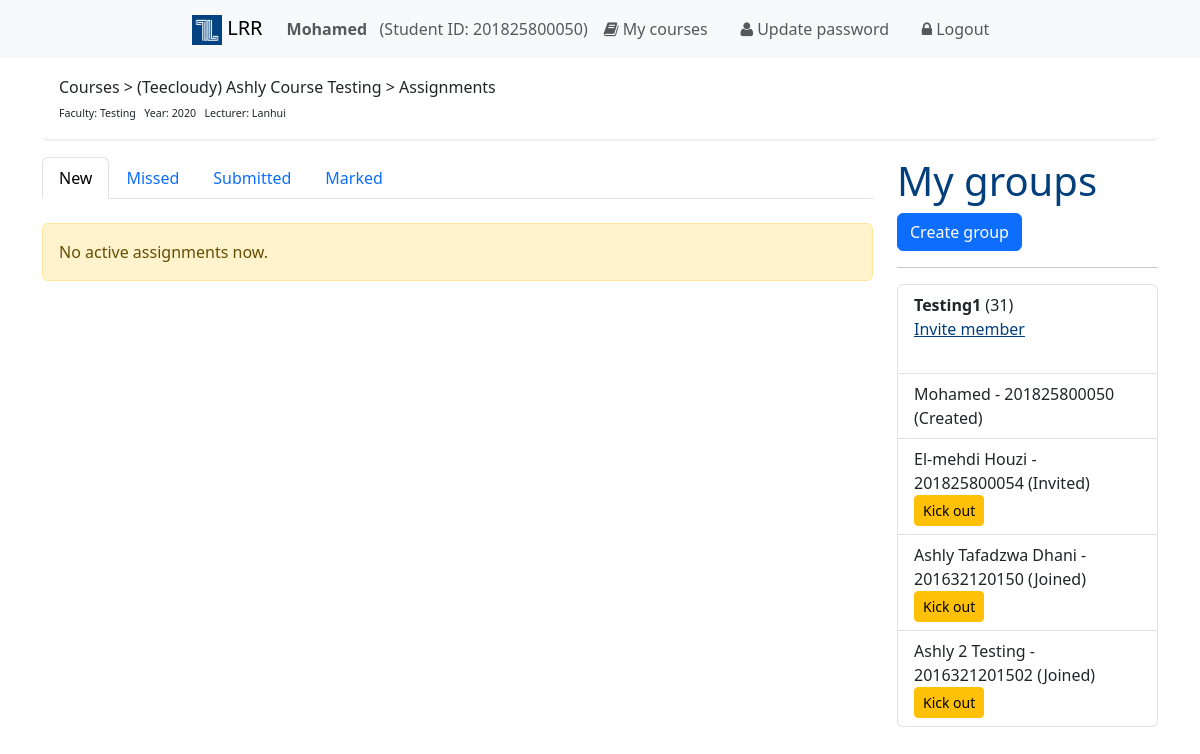
Page /Course.php?url=Teecloudy2020 (signed in) on the committed database.
### tables this page shows
CREATE TABLE `courses_table` (
  `Course_ID` int(11) NOT NULL,
  `Course_Name` varchar(50) NOT NULL,
  `Academic_Year` varchar(50) DEFAULT NULL,
  `Faculty` varchar(50) DEFAULT NULL,
  `Lecturer_User_ID` int(11) DEFAULT NULL,
  `TA_User_ID` int(11) DEFAULT NULL,
  `Course_Code` varchar(100) NOT NULL,
  `URL` varchar(100) NOT NULL,
  `Verify_New_Members` varchar(10) NOT NULL DEFAULT 'No'
);

CREATE TABLE `users_table` (
  `User_ID` int(11) NOT NULL,
  `Email` varchar(50) DEFAULT NULL,
  `Password` varchar(250) DEFAULT NULL,
  `HashPassword` varchar(250) NOT NULL,
  `Full_Name` varchar(50) DEFAULT NULL,
  `UserType` varchar(50) DEFAULT NULL,
  `Student_ID` varchar(500) DEFAULT NULL,
  `Passport_Number` varchar(50) DEFAULT NULL,
  `Status` varchar(30) NOT NULL DEFAULT 'Active'
);

CREATE TABLE `course_group_members_table` (
  `ID` int(11) NOT NULL,
  `Course_Group_id` int(11) DEFAULT NULL,
  `Student_ID` varchar(100) DEFAULT NULL,
  `Status` varchar(50) DEFAULT NULL
);

CREATE TABLE `course_groups_table` (
  `Course_Group_id` int(11) NOT NULL,
  `Group_Name` varchar(50) DEFAULT NULL,
  `Group_Leader` varchar(100) DEFAULT NULL,
  `Course_id` int(11) NOT NULL,
  `Group_Member` varchar(50) DEFAULT '0',
  `Group_Member2` varchar(50) DEFAULT '0',
  `Group_Member3` varchar(50) DEFAULT '0',
  `Group_Member4` varchar(50) DEFAULT '0'
);

### Course.php (the view, shortened to what this page needs)
<?php
include 'Header.php';
?>
<div class="container">
    <?php
    $student_id = $_SESSION["user_student_id"];
    $c_date = date("Y-m-d H:i");
    if(!empty($_GET["url"])) {
	$course_url = mysqli_real_escape_string($con, $_GET["url"]);
	$result = mysqli_query($con,"SELECT Course_ID, Course_Name, Academic_Year, Faculty, Lecturer_User_ID, TA_User_ID, Course_Code, URL, Verify_New_Members, users_table.Full_Name
                                     FROM courses_table
                                     INNER JOIN users_table ON users_table.User_ID=courses_table.Lecturer_User_ID
                                     WHERE URL='$course_url'");
	if(mysqli_num_rows($result) == 0) {
            echo "No course matching the given course URL: ".$course_url;
	} else {
            while ($row = mysqli_fetch_assoc($result)) {
		$name = $row['Course_Name'];
		$code = $row['Course_Code'];
		$faculty = $row['Faculty'];
		$lecturer = $row['Full_Name'];
		$academic = $row['Academic_Year'];
		$course_id = $row['Course_ID'];
		$ta_result = mysqli_query($con, "SELECT Full_Name FROM users_table WHERE User_ID IN (SELECT TA FROM course_ta WHERE Course_ID='$course_id');");
		if (mysqli_num_rows($ta_result) == 0) {
                    echo "<div class='alert' style='border-bottom:2px solid #eee;'>
                              Courses  > ($code) $name > Assignments <br>
                              <span style='font-size:8pt'>Faculty: $faculty &nbsp; Year: $academic &nbsp; Lecturer: $lecturer</span>
                          </div>";
		}
            }
	}
    }
    ?>
    <?php
    if( $_SESSION['user_type'] == "Student")
    {
    ?>
	<div class="row">
	    <div class="col-9">
		<ul class="nav nav-tabs" id="myTab">
		    <li class="nav-item">
			<a class="nav-link <?php if (!isset($_GET['tab']) || $_GET['tab'] == 'New') echo 'active'; ?>" data-toggle="tab" href="#menu1">New</a>
		    </li>
		    <li class="nav-item">
			<a class="nav-link <?php if ($_GET['tab'] == 'Missed') echo 'active'; ?>" data-toggle="tab" href="#menu2">Missed</a>
		    </li>
		    <li class="nav-item">
			<a class="nav-link <?php if ($_GET['tab'] == 'Submitted') echo 'active'; ?>" data-toggle="tab" href="#menu3">Submitted</a>
		    </li>
		    <li class="nav-item">
			<a class="nav-link <?php if ($_GET['tab'] == 'Marked') echo 'active'; ?>" data-toggle="tab" href="#menu4">Marked</a>
		    </li>
		</ul>
		<div class="tab-content">
		    <div id="menu1" class="tab-pane <?php if (!isset($_GET['tab']) || $_GET['tab'] == 'New') echo 'active'; ?>">
			<?php
			$sql_stmt = "SELECT Type, Lab_Report_ID, Marks, Course_ID, Posted_Date, Deadline, Instructions, lab_reports_table.Title, Attachment_link_1, Attachment_link_2, Attachment_link_3, Attachment_link_4
				     FROM lab_reports_table
				     WHERE Course_ID=$course_id
				     AND (Deadline > '$c_date' OR Lab_Report_ID IN (SELECT Lab_Report_ID FROM extended_deadlines_table WHERE Student_ID=$student_id AND Extended_Deadline_Date > '$c_date' AND Lab_Report_ID IN (SELECT Lab_Report_ID FROM lab_reports_table WHERE Course_ID=$course_id)))
				     AND Lab_Report_ID NOT IN (SELECT Lab_Report_ID FROM lab_report_submissions WHERE Course_Group_id IN (SELECT Course_Group_id FROM course_group_members_table WHERE Student_ID=$student_id))
				     ORDER BY Lab_Report_ID DESC";
			$result1 = mysqli_query($con, $sql_stmt);
			if(mysqli_num_rows($result1) == 0) {
			    echo "<br><div class='alert alert-warning'>No active assignments now.</div>";
			}
			?>
		    </div>
		</div>
	    </div>
	    <div class="col-3">
		<h1 class="display-6">My groups</h1>
		<?php
		echo " <button onclick='createGroup()' class='btn btn-primary'>Create group</button>";
		?>
		<hr>
		<?php
		$result = mysqli_query($con, "SELECT ID, course_group_members_table.Course_Group_id, Student_ID, Status,course_groups_table.Group_Name, course_groups_table.Course_id FROM course_group_members_table INNER JOIN course_groups_table ON course_groups_table.Course_Group_id=course_group_members_table.Course_Group_id WHERE Student_id=$student_id and course_groups_table.Course_id=$course_id");
		if(mysqli_num_rows($result) == 0) {
		    echo "You have no group in this course.";
		} else {
		    while($row = mysqli_fetch_assoc($result)) {
			$name = $row['Group_Name'];
			$id = $row['Course_Group_id'];
			$extra = " <a href='#' class='' onclick='invite($id)'> Invite member </a></small>";
			echo "<ul class='list-group'>";
			echo "<li class='list-group-item'><b>$name</b> ($id) <br> $extra <br> $extra2 <br> $extra3 </li>";
			$rs2 = mysqli_query($con,"SELECT Course_Group_id, users_table.Student_ID, course_group_members_table.Status, users_table.Full_Name
                            FROM course_group_members_table
                            INNER JOIN users_table ON users_table.Student_ID=course_group_members_table.Student_ID
                            WHERE course_group_members_table.Student_ID AND course_group_members_table.Course_Group_id=$id");
			$rs3 = mysqli_query($con, "SELECT Status from course_group_members_table where Student_ID = $student_id");
			$flag = mysqli_fetch_assoc($rs3)['Status'] == "Created";
			while ($row = mysqli_fetch_assoc($rs2)) {
			    $name = $row['Full_Name'];
			    $id = $row['Course_Group_id'];
			    $status = $row['Status'];
			    $Student_ID = $row['Student_ID'];
			    if ($flag) {
				echo "<li class='list-group-item'>$name - $Student_ID ($status)&nbsp;".(($status != "Created")?"<button onclick='removeMember($Student_ID, $id)'
                class='btn btn-sm btn-warning'>Kick out</button>":"")."</li>";
			    } else{
				echo "<li class='list-group-item'><small> $name - $Student_ID ($status)</small>";
			    }
			}
			echo "</ul>";
		    }
		}
		?>
	    </div>
	</div>
    <?php
    }
    ?>
</div>
<link rel="stylesheet" href="https://cdnjs.cloudflare.com/ajax/libs/jqueryui/1.13.2/themes/base/jquery-ui.min.css" />
</body>
</html>

### Header.php (shortened to what this page needs)
<!DOCTYPE html>
<html lang="en-US">
    <head>
	<link href="https://cdn.jsdelivr.net/npm/bootstrap@5.3.1/dist/css/bootstrap.min.css" rel="stylesheet">
	<link href="./font-awesome/css/font-awesome.min.css" rel="stylesheet" type="text/css" />
	<link href = "./css/main.css" rel="stylesheet" type="text/css" />
    </head>
    <body>
	<nav class="navbar navbar-expand-lg bg-body-tertiary" style="padding-left:180px;padding-right:150px;margin:auto;">
	    <div class="container-fluid">
		<a class="navbar-brand" href="~\..\index.php"> <img src="logo.png" style="width:30px;height:30px;" alt="LRR Logo"> LRR </a>
		<div class="collapse navbar-collapse" id="navbarNavAltMarkup">
		    <div class="navbar-nav">
			<a class="nav-link" href="#">
			    <?php
			    if (isset($_SESSION["user_fullname"])) {
                    echo "<b>" . $_SESSION['user_fullname'] . "</b>";
			    }
			    ?>
			    <?php
			    if (isset($_SESSION['user_student_id']))
                    echo "(" . $_SESSION['user_type'] . " ID: " . $_SESSION['user_student_id'] . ")   ";
			    elseif (isset($_SESSION['user_type']))
                    echo "(" . $_SESSION['user_type'] . ")   ";
			    ?>
			</a>
			<?php
			if (isset($_SESSION["user_fullname"])) {
                if ($_SESSION['user_type'] == "Student" || $_SESSION['user_type'] == 'Lecturer') {
                    echo "<a class='nav-link' href='~\..\Courses.php'><i class='fa fa-book'></i> My courses </a>";
                }
			?>
			    <a class="nav-link" href="#" onclick="updatePass(<?php echo $_SESSION['user_id']; ?>)"><i class="fa fa-user"> </i> Update password</a>
			    <a class="nav-link" href="~\..\logout.php"><i class="fa fa-lock"> </i> Logout</a>
			<?php
			}
			?>
		    </div>
		</div>
	    </div>
	</nav>

### Header.php (style rules this page uses)
h1, h2, h3, h4 { color: #03407B; }
a { color: #03407B; }

### rows in the picture
courses_table: Course_Code "Teecloudy", Course_Name "Ashly Course Testing", Faculty "Testing", Academic_Year "2020", users_table.Full_Name "Lanhui"
course_group_members_table: Course_Group.Group_Name "Testing1", Course_Group "31", users_table.Full_Name "Mohamed", users_table.Student_ID "201825800050", Status "Created"
course_group_members_table: users_table.Full_Name "El-mehdi Houzi", users_table.Student_ID "201825800054", Status "Invited"
course_group_members_table: users_table.Full_Name "Ashly Tafadzwa Dhani", users_table.Student_ID "201632120150", Status "Joined"
course_group_members_table: users_table.Full_Name "Ashly 2 Testing", users_table.Student_ID "2016321201502", Status "Joined"

### other values in the picture
$_SESSION['user_fullname'] "Mohamed"
$_SESSION['user_type'] "Student"
$_SESSION['user_student_id'] "201825800050"
